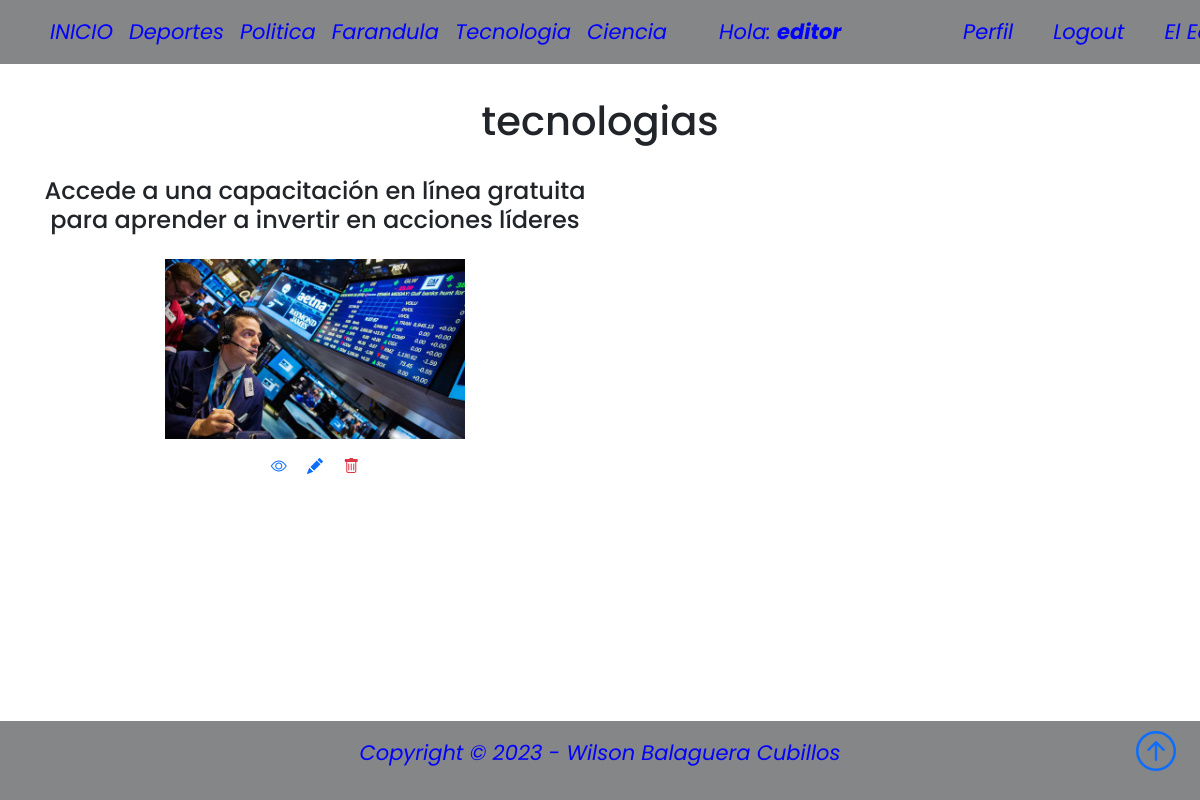
Page /tecnologiaLista/ (signed in) on the committed database.
### AppNoticias/models.py (models this page shows, shortened)
class NotasNoticias(models.Model):
    NotasNoticiasSeleccion = (
    ('deporte','Deporte'),
    ('politica', 'Politica'),
    ('farandula','Farandula'),
    ('tecnologia','Tecnologia'),
    ('ciencia','Ciencia'),
    )
    usuario = models.ForeignKey(User, on_delete=models.CASCADE, null=True, blank=True)
    titulo = models.CharField(max_length=200)
    noticia = models.CharField(max_length=15, choices=NotasNoticiasSeleccion, default='deportes')
    descripcion = models.TextField(null=False, blank=False)
    fechaPublicacion = models.DateTimeField(auto_now_add=True)
    telefonoContacto = models.IntegerField()
    emailContacto = models.EmailField()
    imagenNoticias = models.ImageField(null=False, blank=False, upload_to="imagenes/")
    class Meta:
        ordering = ['usuario', '-fechaPublicacion']

### AppNoticias/views.py (the view)
# urls.py: path('tecnologiaLista/', TecnologiaLista.as_view(), name='tecnologias'),
class TecnologiaLista(LoginRequiredMixin, ListView):
    context_object_name = 'tecnologias'
    queryset = NotasNoticias.objects.filter(noticia__startswith='tecnologia')
    template_name = 'AppNoticias/tecnologiaLista.html'
    login_url = '/login/'

### AppNoticias/templates/AppNoticias/tecnologiaLista.html
{% extends 'AppNoticias/padre.html' %}
{% block content %}
<br>
<br>
<br>
<div class="container text-center">
    <h1>tecnologias</h1>
</div>
<br>
<div class="container text-center">
    <div class="row">
            {% for tecnologia in tecnologias %}
            <div class="col-sm-6 align-items-center">
                <h4>{{tecnologia.titulo}}</h4>
                <div class="card-body">
                <a href="{% url 'tecnologia' tecnologia.id %}"><img src="{{tecnologia.imagenNoticias.url}}" class="" width="300px"></a>
                    <div class="card-body">
                    <a href="{% url 'tecnologia' tecnologia.id %}"><i class="bi bi-eye">&ensp;&ensp;</i></a>
                    {% if user.id == tecnologia.usuario.id %}
                    <a href="{% url 'editar_tecnologia' tecnologia.id %}"><i class="bi bi-pencil-fill">&ensp;&ensp;</i></a>
                    <a href="{% url 'eliminar_tecnologia' tecnologia.id %}"><i class="bi bi-trash text-danger"></i></a>
                    <br>
                    <br>
                    {% endif %}
                    </div>
                </div>
            </div>
            {% endfor %}
    </div>
</div>
{% endblock %}

### AppNoticias/templates/AppNoticias/padre.html (shortened to what this page needs)
{% load static %}
<!DOCTYPE html>
<html lang="en">
<head>
    <link href="https://cdn.jsdelivr.net/npm/bootstrap@5.0.2/dist/css/bootstrap.min.css" rel="stylesheet"
>
    <link rel="stylesheet" href="https://cdn.jsdelivr.net/npm/bootstrap-icons@1.3.0/font/bootstrap-icons.css">
    <link rel="stylesheet" type="text/css" href="{% static 'style.css' %}">
</head>
<body style="position: relative; padding-bottom: 5em; min-height: 100vh;">
    <nav class="navbar navbar-expand-sm bg-dark navbar-dark py-2 fixed-top">
      <div class="container">
          <div class="collapse navbar-collapse" id="navmenu">
              <ul class="navbar-nav mr-auto">
                <li class="nav-item">
                  <a class="nav-link" href="{% url 'padre' %}"><span class="antSpan">INICIO</span></a>
                </li>
                <li class="nav-item">
                  <a class="nav-link" href="{% url 'deportes' %}"><span class="antSpan">Deportes</span></a>
                </li>
                <li class="nav-item">
                  <a class="nav-link" href="{% url 'politicas' %}"><span class="antSpan">Politica</span></a>
                </li>
                <li class="nav-item">
                  <a class="nav-link" href="{% url 'farandulas' %}"><span class="antSpan">Farandula</span></a>
                </li>
                <li class="nav-item">
                  <a class="nav-link" href="{% url 'tecnologias' %}"><span class="antSpan">Tecnologia</span></a>
                </li>
                <li class="nav-item">
                  <a class="nav-link" href="{% url 'ciencias' %}"><span class="antSpan">Ciencia</span></a>
                </li>
                <div class="container"></div>
                {% if request.user.is_authenticated %}
                <div class="container">
                <li class="antContai2">
                  <a class="nav-link"><span class="antSpan">Hola: <strong>{{request.user.first_name}}</strong></span></a>
                </li>
                </div>
                <div class="container">
                <li class="nav-item">
                  <a class="nav-link" href="{% url 'editar_perfil' %}"><span class="antSpan">Perfil</span></a>
                </li>
                </div>
                <div class="container">
                <li class="nav-item">
                  <a class="nav-link" href="{% url 'logout' %}"><span class="antSpan">Logout</span></a>
                </li>
                </div>
                <div class="container">
                <li class="antContai">
                  <a class="nav-link" href="{% url 'acerca_del_editor' %}"><span class="antSpan">El Editor</span></a>
                </li>
                </div>
              {% endif %}
           </ul>
          </div>
      </div>
  </nav>
      {% block content %}{% endblock %}
  <footer class="p-3 bg-dark" style="position: absolute; bottom: 0; width: 100%;">
      <div class="container">
          <p class="antSpan">Copyright &copy; 2023 - Wilson Balaguera Cubillos</p>
          <a href="{% url 'padre' %}" class="position-absolute bottom-0 end-0 p-4">
              <i class="bi bi-arrow-up-circle h1"></i>
          </a>
      </div>
  </footer>
</body>
</html>

### AppNoticias/static/style.css (style rules this page uses)
body { background-color: white; font-family: 'Poppins', 'Nunito', sans-serif; padding-top: 25px; }
a { text-decoration: none; }
li { text-decoration: none; }
p { color: #363636; }
.bg-dark { background-color: gray!important; }

### AppNoticias/templates/AppNoticias/padre.html (style rules this page uses)
.antSpan { font-size: 21px; font-style: italic; color: blue; }
.antContai { width: 100px; text-align: center; display: flex; align-items: center; }
.antContai2 { width: 220px; text-align: center; display: flex; align-items: center; }
.bg-dark { background-color: #848687!important; text-align: center!important; }
.navbar-expand-sm .navbar-collapse { display: flex!important; flex-basis: auto; align-items: center!important; }

### rows in the picture
NotasNoticias: titulo "Accede a una capacitación en línea gratuita para aprender a invertir en acciones líderes", imagenNoticias (picture)

### other values in the picture
{{ request.user.first_name }} "editor"
